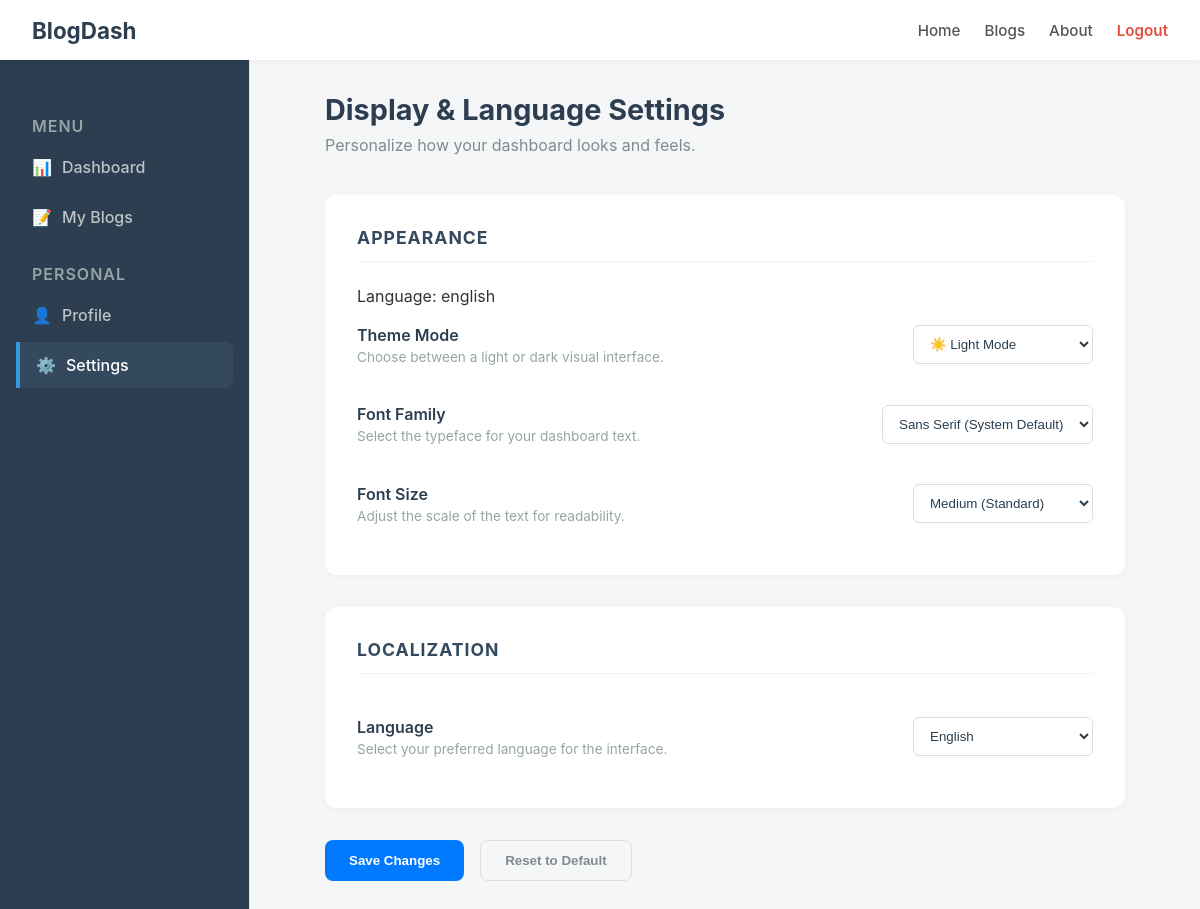
Page /settings/ (signed in) on the earlier database version.
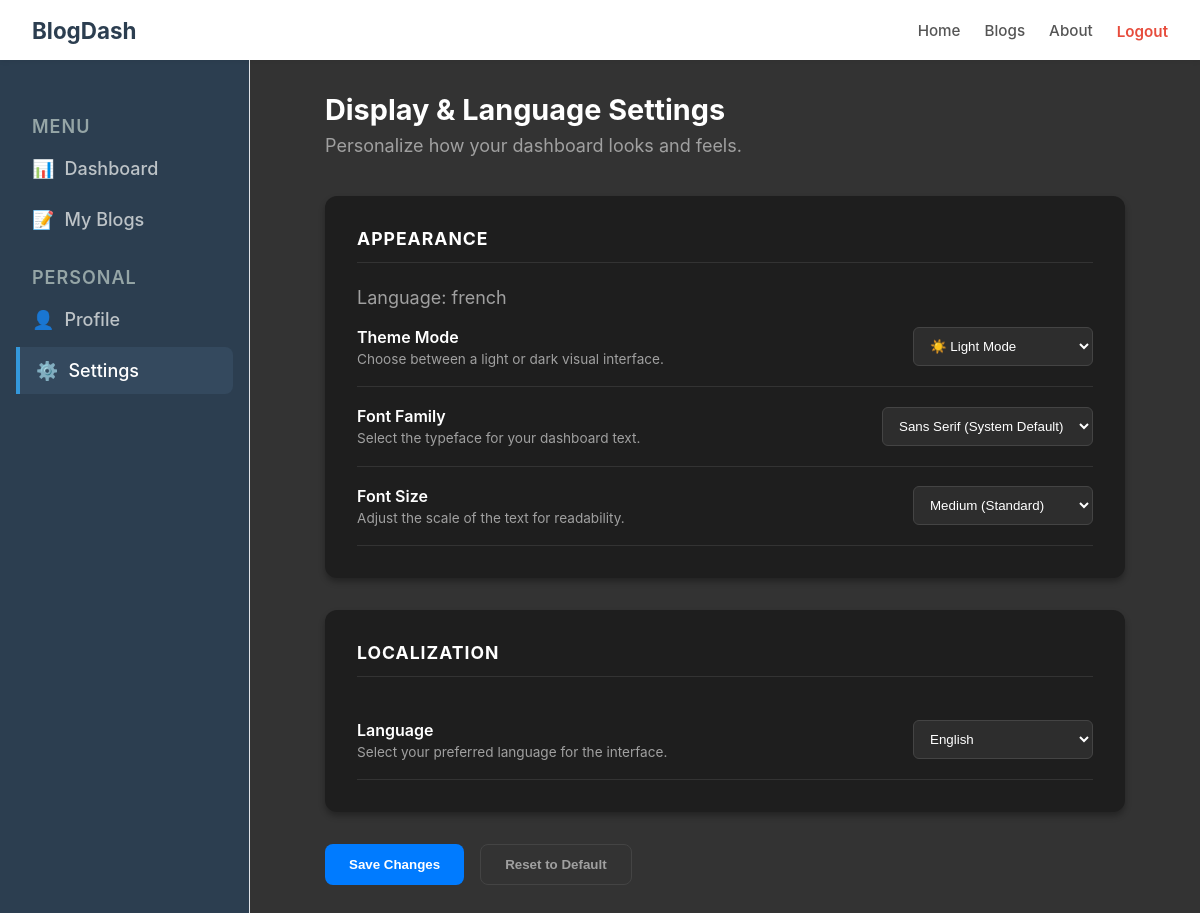
Same page on the later database version.
### blog/models.py (models this page shows, shortened)
class UserSettings(models.Model):
    user = models.OneToOneField( User , on_delete=models.CASCADE , related_name="settings" )
    LANGUAGE_CHOICE = [
        ("english","english") ,
        ("francais","francais") ,
        ("swahili","swahili")
    ]
    THEME_CHOICE = [
        ("light","light") ,
        ("dark","dark")
    ]
    FONT_SIZE_CHOICE = [
        ("small","small") ,
        ("medium","medium") ,
        ("large","large") ,
        ("extra large","extra large") ,
    ]
    language = models.CharField(choices= LANGUAGE_CHOICE, default="english" , max_length=255)
    theme_mode = models.CharField(choices=THEME_CHOICE , default="light" , max_length= 255)
    font_size = models.CharField(choices=FONT_SIZE_CHOICE , default="medium", max_length= 255)
    last_updated = models.DateField(auto_now_add= True)

### blog/views.py (the view)
# urls.py: path("settings/",views.settings , name = "settings"),
@login_required(login_url='user_login')
def settings(request):
    if request.method == "POST":
        usersss = 1
    return render(request , "blog/settings.html")

### blog/context_processors.py (called while the page is built)
def get_time():
    local_time = time.localtime()
    current_second = local_time.tm_sec
    current_minute = local_time.tm_min
    current_weekday = local_time.tm_wday
    current_month = local_time.tm_mon
    current_monthday = local_time.tm_mday
    current_year = local_time.tm_year
    return f"{current_second}{current_minute}{current_weekday}{current_month}{current_monthday}{current_year}"

def css_js_latest(request):
    latest =  get_time()
    return{
        "css_latest": latest ,
        "js_latest": latest
    }

def get_user_and_settings(request):
    from . views import user_is_authenticated
    user , session_authenticated = user_is_authenticated(request.user)[0] , user_is_authenticated(request.user)[1]
    if session_authenticated:
        try:
            user_settings = {
            "user_language": user.settings.language,
            "user_font_size": user.settings.font_size,
            "user_theme_mode": user.settings.theme_mode,
            }
        except Exception as e:
            user_settings = {
            "user_language": "english" ,
            "user_font_size": "medium" ,
            "user_theme_mode": "light" ,
            }
    else:
        user_settings = {
            "user_laguage":"english" ,
            "user_font_size":"medium" ,
            "user_theme_mode":"light"
        }
    return{ "user_preference": user_settings }

def supported_languages(request):
    languages = {
        "English":"english" ,
        "Swahili":"swahili" ,
        "Francais":"francais",
    }
    return {"supported_languages":languages}

### blog/views.py (called while the page is built)
def user_is_authenticated(user):
    user_is_valid = user.is_authenticated
    return [ user , user_is_valid]

### blog/templates/blog/settings.html (shortened to what this page needs)
{% extends 'blog/base.html' %}
{% load static %}
{% block extra_css %}
    <link rel="stylesheet" href="{% static 'blog/css/settings.css' %}?v={{css_latest}}">
{% endblock %}
{% block content %}
<div class="settings-container">
    <header class="settings-header">
        <h1>Display & Language Settings</h1>
        <p>Personalize how your dashboard looks and feels.</p>
    </header>
    <form action="#" method="POST" class="settings-form">
        <section class="settings-section">
            <h2 class="section-title">Appearance</h2>
            <div class="info">
                <p>Language: {{ user_preference.user_language }}</p>
            </div>
            <div class="setting-item">
                <div class="setting-info">
                    <label for="theme">Theme Mode</label>
                    <span>Choose between a light or dark visual interface.</span>
                </div>
                <select name="theme" id="theme" class="setting-input">
                    <option value="light">☀️ Light Mode</option>
                </select>
            </div>
            <div class="setting-item">
                <div class="setting-info">
                    <label for="font_family">Font Family</label>
                    <span>Select the typeface for your dashboard text.</span>
                </div>
                <select name="font_family" id="font_family" class="setting-input">
                    <option value="sans-serif">Sans Serif (System Default)</option>
                </select>
            </div>
            <div class="setting-item">
                <div class="setting-info">
                    <label for="font_size">Font Size</label>
                    <span>Adjust the scale of the text for readability.</span>
                </div>
                <div class="range-wrapper">
                    <select name="font_size" id="font_size" class="setting-input">
                        <option value="medium" selected>Medium (Standard)</option>
                    </select>
                </div>
            </div>
        </section>
        <section class="settings-section">
            <h2 class="section-title">Localization</h2>
            <div class="setting-item">
                <div class="setting-info">
                    <label for="language">Language</label>
                    <span>Select your preferred language for the interface.</span>
                </div>
                <select name="language" id="language" class="setting-input">
                 <!--<option value="en">English (US)</option>
                    <option value="fr">French</option>
                    <option value="es">Spanish</option>
                    <option value="de">German</option>
                    -->
                </select>
            </div>
        </section>
        <div class="settings-actions">
            <button type="submit" class="save-btn">Save Changes</button>
            <button type="reset" class="cancel-btn">Reset to Default</button>
        </div>
    </form>
</div>
{% endblock %}

### blog/templates/blog/base.html (shortened to what this page needs)
{% load static %}
<!DOCTYPE html>
<html lang="en">
<head>
    <link rel="stylesheet" href="{% static 'blog/css/base.css' %}?v={{css_latest}}">
    {% block extra_css %}{% endblock %}
</head>
<body data-pageid="{{ request.resolver_match.url_name }}" >
    <header class="auth-header">
        <div class="header-left">
            <a href="/" class="brand-logo">BlogDash</a>
        </div>
        <nav class="header-nav">
            <a href="#">Home</a>
            <a href="#">Blogs</a>
            <a href="#">About</a>
            <form action="{% url 'user_logout' %}" method="POST" class="logout-form">
                <button type="submit" class="logout-link">Logout</button>
            </form>
        </nav>
    </header>
    <div class="app-container">
        <aside class="auth-sidebar">
            <nav class="sidebar-menu">
                <p class="menu-label">Menu</p>
                <a  href="#" class="sidebar-link active" data-tag="home" >
                    <span class="icon">📊</span> Dashboard
                </a>
                <a href="#" class="sidebar-link" data-tag="my-blogs" >
                    <span class="icon">📝</span> My Blogs
                </a>
                <p class="menu-label">Personal</p>
                <a href="#" class="sidebar-link" data-tag="profile" >
                    <span class="icon">👤</span> Profile
                </a>
                <a href="#" class="sidebar-link" data-tag="settings" >
                    <span class="icon">⚙️</span> Settings
                </a>
            </nav>
        </aside>
        <main class="auth-main-content">
            {% block content %}
            {% endblock %}
        </main>
    </div>
</body>
</html>

### blog/static/blog/css/base.css (style rules this page uses)
* { margin: 0; padding: 0; box-sizing: border-box; }
body { font-family: -apple-system, BlinkMacSystemFont, "Segoe UI", Roboto, sans-serif; background-color: #f4f6f8; color: #333; overflow-x: hidden; }
.auth-header { background-color: #ffffff; height: 60px; padding: 0 2rem; display: flex; justify-content: space-between; align-items: center; box-shadow: 0 2px 5px rgba(0,0,0,0.05); position: sticky; top: 0; z-index: 1000; }
.header-left { display: flex; align-items: center; gap: 1rem; }
.brand-logo { font-size: 1.4rem; font-weight: 700; color: #2c3e50; text-decoration: none; }
.header-nav { display: flex; align-items: center; gap: 1.5rem; }
.header-nav a { text-decoration: none; color: #555; font-weight: 500; font-size: 0.95rem; transition: color 0.2s; }
.logout-form { display: inline; }
.logout-link { background: none; border: none; color: #e74c3c; font-weight: 600; font-size: 0.95rem; cursor: pointer; font-family: inherit; }
.app-container { display: grid; grid-template-columns: 250px 1fr; min-height: calc(100vh - 60px); }
.auth-sidebar { background-color: #2c3e50; color: #ecf0f1; padding: 2rem 1rem; border-right: 1px solid #e1e4e8; }
.menu-label { text-transform: uppercase; letter-spacing: 1px; color: #95a5a6; margin: 1.5rem 0 0.5rem 1rem; font-weight: 600; }
.sidebar-link { display: flex; align-items: center; padding: 0.8rem 1rem; color: #bdc3c7; text-decoration: none; border-radius: 8px; margin-bottom: 0.3rem; transition: background-color 0.2s, color 0.2s; font-weight: 500; }
.sidebar-link .icon { margin-right: 10px; }
.sidebar-link:hover, .sidebar-link.active { background-color: #34495e; color: #ffffff; }
.sidebar-link.active { border-left: 4px solid #3498db; border-radius: 0 8px 8px 0; }
.auth-main-content { padding: 2rem; max-width: 100%; overflow-x: auto; }

### blog/static/blog/css/settings.css (style rules this page uses)
body.dark-theme .settings-header h1 { color: #ffffff; }
body.dark-theme { background-color: #333333; color: white; }
body.dark-theme .settings-header p, body.dark-theme .info p { color: #a0a0a0; }
body.dark-theme .settings-section { background: #1e1e1e; box-shadow: 0 4px 6px rgba(0, 0, 0, 0.3); }
body.dark-theme .section-title { color: #ffffff; border-bottom: 1px solid #333333; }
body.dark-theme .setting-item { border-bottom: 1px solid #333333; }
body.dark-theme .setting-info label { color: #ffffff; }
body.dark-theme .setting-info span { color: #a0a0a0; }
body.dark-theme .setting-input { background-color: #2d2d2d; border: 1px solid #444444; color: #ffffff; }
body.dark-theme .cancel-btn { color: #a0a0a0; border-color: #444444; }
.settings-container { max-width: 800px; margin: 0 auto; animation: fadeIn 0.3s ease-in-out; }
.settings-header { margin-bottom: 2.5rem; }
.settings-header h1 { font-size: 1.8rem; color: #2c3e50; margin-bottom: 0.5rem; }
.settings-header p { color: #7f8c8d; }
.settings-section { background: #ffffff; border-radius: 12px; padding: 2rem; margin-bottom: 2rem; box-shadow: 0 2px 10px rgba(0, 0, 0, 0.03); }
.section-title { font-size: 1.1rem; color: #34495e; text-transform: uppercase; letter-spacing: 1px; margin-bottom: 1.5rem; padding-bottom: 0.8rem; border-bottom: 1px solid #f1f2f6; }
.setting-item { display: flex; justify-content: space-between; align-items: center; padding: 1.2rem 0; border-bottom: 1px solid #fafafa; }
.setting-item:last-child { border-bottom: none; }
.setting-info { display: flex; flex-direction: column; gap: 4px; max-width: 60%; }
.setting-info label { font-weight: 600; color: #2c3e50; font-size: 1rem; }
.setting-info span { font-size: 0.85rem; color: #95a5a6; }
.setting-input { min-width: 180px; padding: 10px 12px; border: 1px solid #dcdde1; border-radius: 6px; background-color: #fff; color: #2c3e50; cursor: pointer; transition: border-color 0.2s; }
.settings-actions { display: flex; gap: 1rem; margin-top: 1rem; }
.save-btn { background-color: #007bff; color: white; border: none; padding: 12px 24px; border-radius: 8px; font-weight: 600; cursor: pointer; transition: background 0.3s ease; }
.cancel-btn { background-color: transparent; color: #7f8c8d; border: 1px solid #dcdde1; padding: 12px 24px; border-radius: 8px; font-weight: 600; cursor: pointer; transition: all 0.3s ease; }

Differences in the rows shown:
changed UserSettings: user_language "english" → "french"
